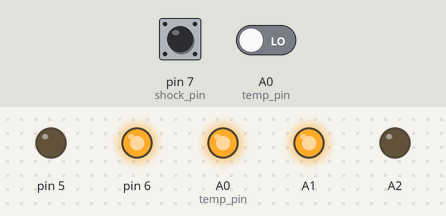
Bench run of a sketch on a simulated Arduino Uno, built with avr-gcc and run on an emulated ATmega328P. Parts: output pins drawn as LEDs (lit = HIGH). Inputs (shaded band) come from the test bench; at power-on: pin 7 (shock_pin) HIGH, A0 (temp_pin) LOW. What the sketch prints to the serial monitor is not drawn.

Above: at 1.1 s.
Timing chart, 0 to 2.6 s (numbered marks = the images above):
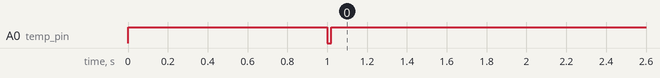

Measured:
- by itself, A0 (temp_pin): HIGH → LOW at 1.0 s, → HIGH 0.02 s later

The sketch:

SensorBay_Code_V1.ino
```cpp
//These are the variables needed to define the temp sensor
#define temp_pin A0
byte bGlobalErr;
byte temp_data[5];
float temp_time;

//These are the variables for the shock sensor
#define shock_pin 7
int shock_data;
float shock_time;

// These two variables are used to store the temp and humidity data
int temp;
int humid;

// This stores the shock data
int shock;


float outtime;
// This variable is used for sending data to serial, not needed for actual operation

void setup() {
  //These lines are for setting up the power and ground for the humidity sensor, they're not needed in actual operation
  pinMode(A1, OUTPUT);
  pinMode(A2, OUTPUT);
  digitalWrite(A1, HIGH);
  digitalWrite(A2, LOW);

  //These lines are for setting up the power and ground for the shock sensor, they're not needed in actual operation
  pinMode(6, OUTPUT);
  pinMode(5, OUTPUT);
  digitalWrite(6, HIGH);
  digitalWrite(5, LOW);

  // This sets up the shock sensor
  pinMode(shock_pin, INPUT);

  // This sets up the humidity sensor
  pinMode(temp_pin, OUTPUT);
  digitalWrite(temp_pin, HIGH);

  // This is just for sending data to serial, not really needed
  Serial.begin(19200);
  delay(300);
  Serial.println("Sensor Comms online");
  delay(700);
}

void loop() {

  // This polls the humidity sensor and saves the data to 'temp' and 'humid'
  // To change the rate that it polls, change the number in the line below
  if (millis() - temp_time > 200) {
    ReadDHT();
    switch (bGlobalErr) {
      case 0:
        humid = temp_data[0];
        temp = (temp_data[2] * 9 / 5) + 32;
        break;
      case 1:
        humid = 99;
        temp = 91;
        break;
      case 2:
        humid = 99;
        temp = 92;
        break;
      case 3:
        humid = 99;
        temp = 93;
        break;
      default:
        humid = 99;
        temp = 94;
        break;
    }
    temp_time = millis();
  }

  // This polls the shock sensor and saves the data to "shock".
  // It polls every loop of code, and saves data every 1000 milliseconds
  // The value is the number of times there has been shock in the last 1000 milliseconds
  if (digitalRead(shock_pin) == LOW) {
    shock_data=shock_data+1;
  }
  if (millis() - shock_time > 1000) {
    shock=shock_data;
    shock_data=0;
    shock_time = millis();
  }


  // This sends data to serial, used for testing only
  if (millis() - outtime > 1000) {
    Serial.print(temp);
    Serial.print(",");
    Serial.print(humid);
    Serial.print(",");
    Serial.print(shock);
    Serial.println();
    outtime = millis();
  }


}

// These next two functions are for polling the humidity sensor, in the code they implement as just ReadDHT()
// It must be run at most every 200 milliseconds, but any slower is fine
void ReadDHT() {
  bGlobalErr = 0;
  byte dht_in;
  byte i;
  digitalWrite(temp_pin, LOW);
  delay(20);
  digitalWrite(temp_pin, HIGH);
  delayMicroseconds(40);
  pinMode(temp_pin, INPUT);
  //delayMicroseconds(40);
  dht_in = digitalRead(temp_pin);
  if (dht_in) {
    bGlobalErr = 1;
    return;
  }
  delayMicroseconds(80);
  dht_in = digitalRead(temp_pin);
  if (!dht_in) {
    bGlobalErr = 2;
    return;
  }
  delayMicroseconds(80);
  for (i = 0; i < 5; i++)
    temp_data[i] = read_temp_data();
  pinMode(temp_pin, OUTPUT);
  digitalWrite(temp_pin, HIGH);
  byte dht_check_sum =
    temp_data[0] + temp_data[1] + temp_data[2] + temp_data[3];
  if (temp_data[4] != dht_check_sum)
  {
    bGlobalErr = 3;
  }
};
byte read_temp_data() {
  byte i = 0;
  byte result = 0;
  for (i = 0; i < 8; i++) {
    while (digitalRead(temp_pin) == LOW);
    delayMicroseconds(30);
    if (digitalRead(temp_pin) == HIGH)
      result |= (1 << (7 - i));
    while (digitalRead(temp_pin) == HIGH);
  }
  return result;
}
```
